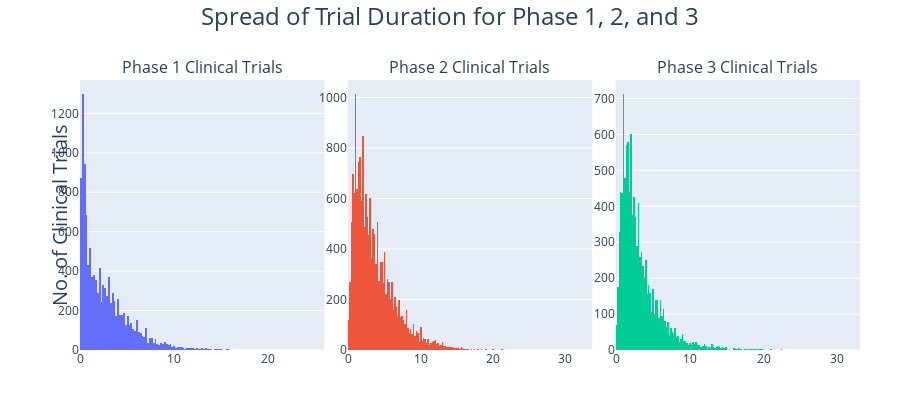

This figure's notebook cell:
### Code cell
# Create subplots of histograms for each clinical trial phase and combine them in a single plot to investigate the spread of trial duration
fig4 = make_subplots(rows = 1, cols = 3,
                     subplot_titles=('Phase 1 Clinical Trials', 'Phase 2 Clinical Trials', 'Phase 3 Clinical Trials', 'Phase 1/2 Clinical Trials', 'Phase 2/3 Clinical Trials'), 
                     vertical_spacing = 0.1, horizontal_spacing = 0.03)

fig4.add_trace(go.Histogram(x = phase1['Trial Duration (Days)'] / 365.25, name = 'Phase 1', 
                      hovertemplate = 'No. of Clinical Trials: %{y} <br>Trial Duration: %{x:.2f} yr<extra></extra>'), row = 1, col = 1)
fig4.add_trace(go.Histogram(x = phase2['Trial Duration (Days)'] / 365.25, name = 'Phase 2', 
                      hovertemplate = 'No. of Clinical Trials: %{y} <br>Trial Duration: %{x:.2f} yr<extra></extra>'), row = 1, col = 2)
fig4.add_trace(go.Histogram(x = phase3['Trial Duration (Days)'] / 365.25, name = 'Phase 3', 
                      hovertemplate = 'No. of Clinical Trials: %{y} <br>Trial Duration: %{x:.2f} yr<extra></extra>'), row = 1, col = 3)

fig4.add_annotation(text = 'No. of Clinical Trials', xref = 'paper', yref = 'paper', x = -0.047, y = 0.5, showarrow = False, textangle = -90, font = dict(size = 20))  
fig4.update_layout(title = {'text' : 'Spread of Trial Duration for Phase 1, 2, and 3', 'y' : 0.98, 'x' : 0.5, 'xanchor' : 'center', 'yanchor' : 'top', 'font' : {'size' : 24}}, 
                   margin = dict(l = 80, r = 40, t = 80, b = 50), showlegend = False, height = 400)

### Figure 1 — Plotly figure (JSON) as saved in the notebook; plotly's stock layout.template omitted (floating-point values rounded to 4 significant figures; data arrays with more than 128 entries replaced by an {"elided": "..."} marker saying what was removed)
{"data": [{"hovertemplate": "No. of Clinical Trials: %{y} <br>Trial Duration: %{x:.2f} yr<extra></extra>", "name": "Phase 1", "type": "histogram", "x": {"elided": "11968 float values"}, "xaxis": "x", "yaxis": "y"}, {"hovertemplate": "No. of Clinical Trials: %{y} <br>Trial Duration: %{x:.2f} yr<extra></extra>", "name": "Phase 2", "type": "histogram", "x": {"elided": "17474 float values"}, "xaxis": "x2", "yaxis": "y2"}, {"hovertemplate": "No. of Clinical Trials: %{y} <br>Trial Duration: %{x:.2f} yr<extra></extra>", "name": "Phase 3", "type": "histogram", "x": {"elided": "10599 float values"}, "xaxis": "x3", "yaxis": "y3"}], "layout": {"annotations": [{"font": {"size": 16}, "showarrow": false, "text": "Phase 1 Clinical Trials", "x": 0.1567, "xanchor": "center", "xref": "paper", "y": 1, "yanchor": "bottom", "yref": "paper"}, {"font": {"size": 16}, "showarrow": false, "text": "Phase 2 Clinical Trials", "x": 0.5, "xanchor": "center", "xref": "paper", "y": 1, "yanchor": "bottom", "yref": "paper"}, {"font": {"size": 16}, "showarrow": false, "text": "Phase 3 Clinical Trials", "x": 0.8433, "xanchor": "center", "xref": "paper", "y": 1, "yanchor": "bottom", "yref": "paper"}, {"font": {"size": 20}, "showarrow": false, "text": "No. of Clinical Trials", "textangle": -90, "x": -0.047, "xref": "paper", "y": 0.5, "yref": "paper"}], "height": 400, "margin": {"b": 50, "l": 80, "r": 40, "t": 80}, "showlegend": false, "title": {"font": {"size": 24}, "text": "Spread of Trial Duration for Phase 1, 2, and 3", "x": 0.5, "xanchor": "center", "y": 0.98, "yanchor": "top"}, "xaxis": {"anchor": "y", "domain": [0, 0.3133]}, "xaxis2": {"anchor": "y2", "domain": [0.3433, 0.6567]}, "xaxis3": {"anchor": "y3", "domain": [0.6867, 1.0]}, "yaxis": {"anchor": "x", "domain": [0, 1]}, "yaxis2": {"anchor": "x2", "domain": [0, 1]}, "yaxis3": {"anchor": "x3", "domain": [0, 1]}}}
